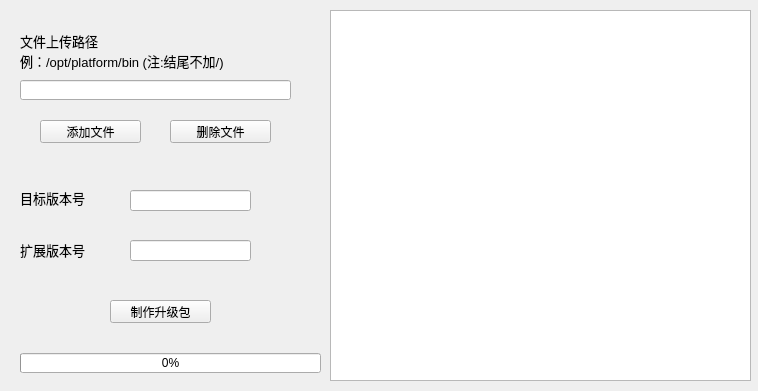
<?xml version="1.0" encoding="UTF-8"?>
<ui version="4.0">
 <class>Form</class>
 <widget class="QWidget" name="Form">
  <property name="enabled">
   <bool>true</bool>
  </property>
  <property name="geometry">
   <rect>
    <x>0</x>
    <y>0</y>
    <width>758</width>
    <height>391</height>
   </rect>
  </property>
  <property name="sizePolicy">
   <sizepolicy hsizetype="Preferred" vsizetype="Preferred">
    <horstretch>0</horstretch>
    <verstretch>0</verstretch>
   </sizepolicy>
  </property>
  <property name="mouseTracking">
   <bool>false</bool>
  </property>
  <property name="windowTitle">
   <string>升级包制作软件 v1.0</string>
  </property>
  <property name="layoutDirection">
   <enum>Qt::LeftToRight</enum>
  </property>
  <widget class="QPushButton" name="pushButton_add">
   <property name="geometry">
    <rect>
     <x>40</x>
     <y>120</y>
     <width>101</width>
     <height>23</height>
    </rect>
   </property>
   <property name="text">
    <string>添加文件</string>
   </property>
  </widget>
  <widget class="QLineEdit" name="lineEdit">
   <property name="geometry">
    <rect>
     <x>20</x>
     <y>80</y>
     <width>271</width>
     <height>20</height>
    </rect>
   </property>
  </widget>
  <widget class="QLabel" name="label">
   <property name="geometry">
    <rect>
     <x>20</x>
     <y>30</y>
     <width>141</width>
     <height>21</height>
    </rect>
   </property>
   <property name="font">
    <font>
     <family>Arial</family>
     <pointsize>10</pointsize>
     <weight>50</weight>
     <bold>false</bold>
    </font>
   </property>
   <property name="text">
    <string>文件上传路径</string>
   </property>
  </widget>
  <widget class="QLabel" name="label_2">
   <property name="geometry">
    <rect>
     <x>20</x>
     <y>50</y>
     <width>281</width>
     <height>21</height>
    </rect>
   </property>
   <property name="font">
    <font>
     <family>Arial</family>
     <pointsize>10</pointsize>
     <weight>50</weight>
     <bold>false</bold>
    </font>
   </property>
   <property name="text">
    <string>例：/opt/platform/bin (注:结尾不加/)</string>
   </property>
  </widget>
  <widget class="QListView" name="listView">
   <property name="geometry">
    <rect>
     <x>330</x>
     <y>10</y>
     <width>421</width>
     <height>371</height>
    </rect>
   </property>
  </widget>
  <widget class="QPushButton" name="pushButton_del">
   <property name="geometry">
    <rect>
     <x>170</x>
     <y>120</y>
     <width>101</width>
     <height>23</height>
    </rect>
   </property>
   <property name="text">
    <string>删除文件</string>
   </property>
  </widget>
  <widget class="QPushButton" name="pushButton_create">
   <property name="geometry">
    <rect>
     <x>110</x>
     <y>300</y>
     <width>101</width>
     <height>23</height>
    </rect>
   </property>
   <property name="text">
    <string>制作升级包</string>
   </property>
  </widget>
  <widget class="QLineEdit" name="lineEdit_tarver">
   <property name="geometry">
    <rect>
     <x>130</x>
     <y>190</y>
     <width>121</width>
     <height>21</height>
    </rect>
   </property>
  </widget>
  <widget class="QLabel" name="label_3">
   <property name="geometry">
    <rect>
     <x>20</x>
     <y>190</y>
     <width>111</width>
     <height>16</height>
    </rect>
   </property>
   <property name="font">
    <font>
     <family>Arial</family>
     <pointsize>10</pointsize>
    </font>
   </property>
   <property name="text">
    <string>目标版本号</string>
   </property>
  </widget>
  <widget class="QLabel" name="label_4">
   <property name="geometry">
    <rect>
     <x>20</x>
     <y>240</y>
     <width>91</width>
     <height>20</height>
    </rect>
   </property>
   <property name="font">
    <font>
     <family>Arial</family>
     <pointsize>10</pointsize>
    </font>
   </property>
   <property name="text">
    <string>扩展版本号</string>
   </property>
  </widget>
  <widget class="QLineEdit" name="lineEdit_exver">
   <property name="geometry">
    <rect>
     <x>130</x>
     <y>240</y>
     <width>121</width>
     <height>21</height>
    </rect>
   </property>
  </widget>
  <widget class="QProgressBar" name="progressBar">
   <property name="geometry">
    <rect>
     <x>20</x>
     <y>353</y>
     <width>301</width>
     <height>20</height>
    </rect>
   </property>
   <property name="value">
    <number>0</number>
   </property>
  </widget>
 </widget>
 <resources/>
 <connections>
  <connection>
   <sender>pushButton_add</sender>
   <signal>clicked()</signal>
   <receiver>Form</receiver>
   <slot>push_add()</slot>
   <hints>
    <hint type="sourcelabel">
     <x>79</x>
     <y>141</y>
    </hint>
    <hint type="destinationlabel">
     <x>26</x>
     <y>117</y>
    </hint>
   </hints>
  </connection>
  <connection>
   <sender>pushButton_del</sender>
   <signal>clicked()</signal>
   <receiver>Form</receiver>
   <slot>push_del()</slot>
   <hints>
    <hint type="sourcelabel">
     <x>173</x>
     <y>141</y>
    </hint>
    <hint type="destinationlabel">
     <x>200</x>
     <y>116</y>
    </hint>
   </hints>
  </connection>
  <connection>
   <sender>pushButton_create</sender>
   <signal>clicked()</signal>
   <receiver>Form</receiver>
   <slot>push_creat()</slot>
   <hints>
    <hint type="sourcelabel">
     <x>96</x>
     <y>190</y>
    </hint>
    <hint type="destinationlabel">
     <x>127</x>
     <y>215</y>
    </hint>
   </hints>
  </connection>
 </connections>
 <slots>
  <slot>push1()</slot>
  <slot>push2()</slot>
  <slot>push3()</slot>
  <slot>push()</slot>
  <slot>push_add()</slot>
  <slot>push_del()</slot>
  <slot>push_creat()</slot>
  <slot>check_lv()</slot>
 </slots>
</ui>
